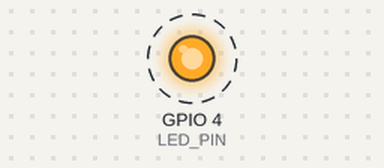
This program was run on a simulated ESP32. Parts: output pins drawn as LEDs (lit = HIGH). Dashed ring = blinking. What the program prints to the serial monitor is not drawn.

Above: at 0.7 s.
Timing chart, 0 to 3.5 s (numbered marks = the images above):
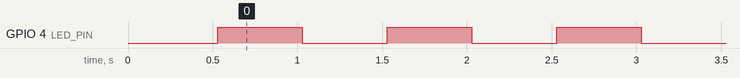

The program:

main.cpp
```cpp
/*
 * ESP32-CAM 最小测试程序
 * 功能：串口输出 + WiFi AP + LED闪烁
 */

#include <Arduino.h>
#include <WiFi.h>

#define LED_PIN 4  // ESP32-CAM 闪光灯LED

const char* AP_SSID = "ESP32-CAM-Test";
const char* AP_PASSWORD = "12345678";

void setup() {
    Serial.begin(115200);
    delay(500);

    Serial.println();
    Serial.println("========================================");
    Serial.println("   ESP32-CAM 硬件测试程序");
    Serial.println("========================================");
    Serial.printf("芯片: %s\r\n", ESP.getChipModel());
    Serial.printf("CPU: %d MHz\r\n", ESP.getCpuFreqMHz());
    Serial.printf("Flash: %d MB\r\n", ESP.getFlashChipSize() / 1024 / 1024);
    Serial.printf("可用内存: %d bytes\r\n", ESP.getFreeHeap());
    Serial.printf("MAC地址: %s\r\n", WiFi.macAddress().c_str());
    Serial.println();

    // LED初始化
    pinMode(LED_PIN, OUTPUT);
    digitalWrite(LED_PIN, LOW);

    // 启动WiFi AP模式
    Serial.println("[WiFi] 启动AP模式...");
    WiFi.mode(WIFI_AP);
    WiFi.softAP(AP_SSID, AP_PASSWORD);

    IPAddress ip = WiFi.softAPIP();
    Serial.printf("[WiFi] AP名称: %s\r\n", AP_SSID);
    Serial.printf("[WiFi] AP密码: %s\r\n", AP_PASSWORD);
    Serial.printf("[WiFi] AP地址: http://%s/\r\n", ip.toString().c_str());
    Serial.println();
    Serial.println("✅ 启动完成！LED每秒闪烁一次");
    Serial.println();
}

void loop() {
    digitalWrite(LED_PIN, HIGH);
    delay(500);
    digitalWrite(LED_PIN, LOW);
    delay(500);

    static unsigned long lastPrint = 0;
    if (millis() - lastPrint > 5000) {
        lastPrint = millis();
        Serial.printf("[运行中] uptime=%lds, 连接数=%d, 内存=%d\r\n",
                      millis()/1000, WiFi.softAPgetStationNum(), ESP.getFreeHeap());
    }
}
```

Measured:
- by itself, GPIO 4 (LED_PIN): alternates HIGH for 0.50 s and LOW for 0.50 s
